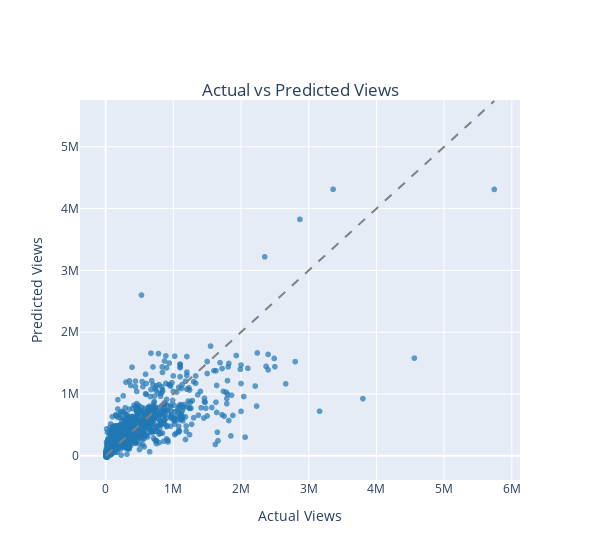

Notebook code for this chart:
### Markdown cell above
### 實際值vs預測值

### Code cell
import plotly.express as px

fig = px.scatter(x=y_test, y=predicted , labels={'x': 'Actual Views', 'y': 'Predicted Views'},
                 title='Actual vs Predicted Views', width=600, color_discrete_sequence=['#1f77b4'], opacity=0.7)
fig.add_shape(type='line', 
              x0=y_test.min(), y0=y_test.min(), 
              x1=y_test.max(), y1=y_test.max(),
              line=dict(color='gray', dash='dash'))
fig.update_layout(
    title={
        'y':0.85,  # 標題在垂直方向的位置
        'x':0.5,  # 標題在水平方向的位置
        'xanchor': 'center',  # 確保標題的中心在 x 的位置
        'yanchor': 'top'      # 確保標題的底部在 y 的位置
    })

fig.show()

### Figure 1 — Plotly figure (JSON) as saved in the notebook; plotly's stock layout.template omitted (floating-point values rounded to 4 significant figures; data arrays with more than 128 entries replaced by an {"elided": "..."} marker saying what was removed)
{"data": [{"hovertemplate": "Actual Views=%{x}<br>Predicted Views=%{y}<extra></extra>", "legendgroup": "", "marker": {"color": "#1f77b4", "opacity": 0.7, "symbol": "circle"}, "mode": "markers", "name": "", "showlegend": false, "type": "scattergl", "x": {"elided": "1062 int values"}, "xaxis": "x", "y": {"elided": "1062 float values"}, "yaxis": "y"}], "layout": {"legend": {"tracegroupgap": 0}, "shapes": [{"line": {"color": "gray", "dash": "dash"}, "type": "line", "x0": 2004, "x1": 5740000, "y0": 2004, "y1": 5740000}], "title": {"text": "Actual vs Predicted Views", "x": 0.5, "xanchor": "center", "y": 0.85, "yanchor": "top"}, "width": 600, "xaxis": {"anchor": "y", "domain": [0, 1], "title": {"text": "Actual Views"}}, "yaxis": {"anchor": "x", "domain": [0, 1], "title": {"text": "Predicted Views"}}}}
